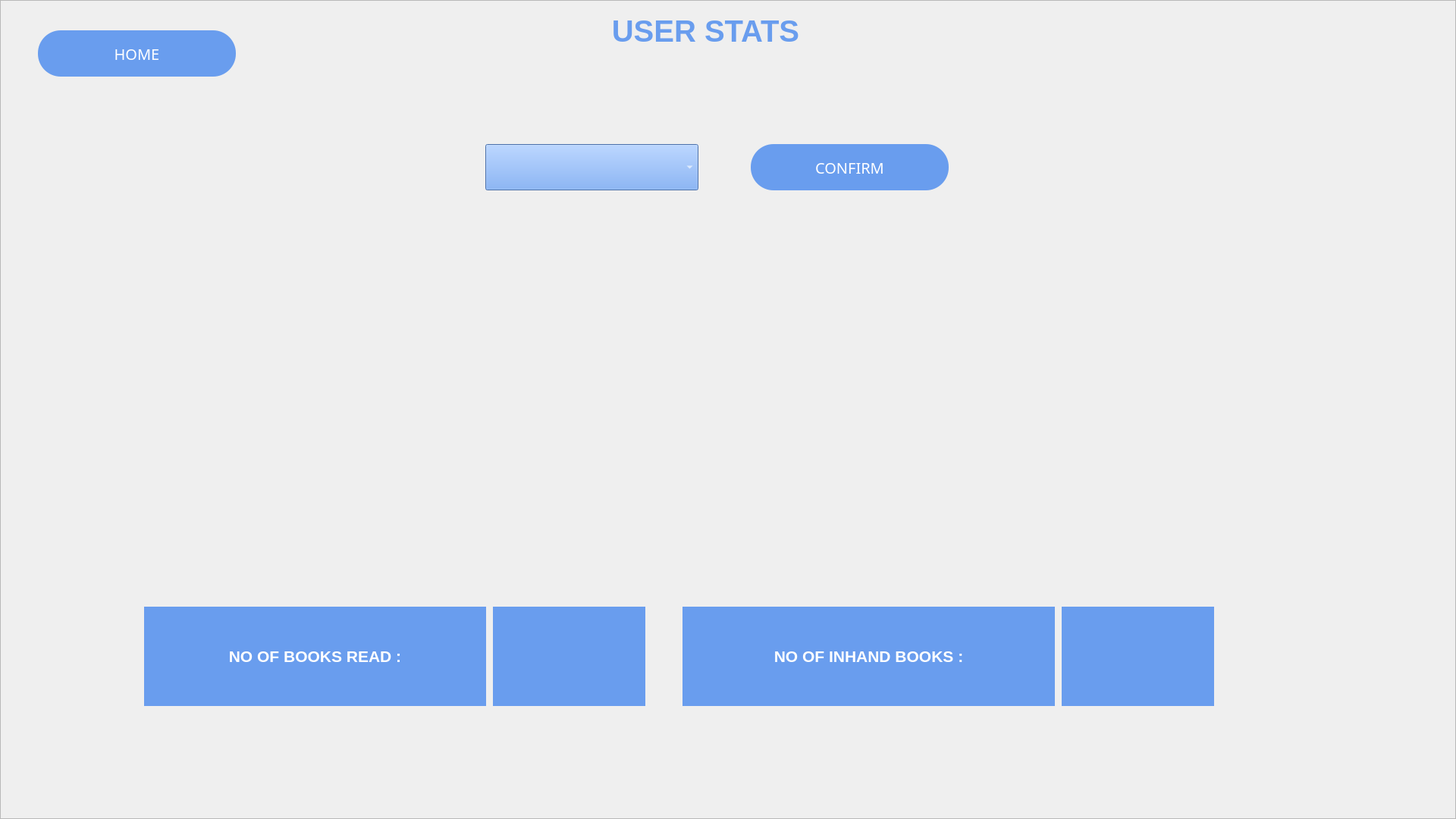
<?xml version="1.0" encoding="UTF-8"?>
<ui version="4.0">
 <class>UserStats</class>
 <widget class="QMainWindow" name="UserStats">
  <property name="geometry">
   <rect>
    <x>0</x>
    <y>0</y>
    <width>1920</width>
    <height>1080</height>
   </rect>
  </property>
  <property name="maximumSize">
   <size>
    <width>1920</width>
    <height>1080</height>
   </size>
  </property>
  <property name="windowTitle">
   <string/>
  </property>
  <widget class="QWidget" name="centralwidget">
   <property name="maximumSize">
    <size>
     <width>1920</width>
     <height>1080</height>
    </size>
   </property>
   <widget class="QFrame" name="frame">
    <property name="geometry">
     <rect>
      <x>0</x>
      <y>0</y>
      <width>1920</width>
      <height>1080</height>
     </rect>
    </property>
    <property name="maximumSize">
     <size>
      <width>1920</width>
      <height>1080</height>
     </size>
    </property>
    <property name="styleSheet">
     <string notr="true">background-image: url(:/bg_images/bg_main.png);
background-repeat: no-repeat; 
background-position: center;</string>
    </property>
    <property name="frameShape">
     <enum>QFrame::StyledPanel</enum>
    </property>
    <property name="frameShadow">
     <enum>QFrame::Raised</enum>
    </property>
    <widget class="QLabel" name="user_stats_label">
     <property name="geometry">
      <rect>
       <x>560</x>
       <y>10</y>
       <width>741</width>
       <height>61</height>
      </rect>
     </property>
     <property name="font">
      <font>
       <family>MS Shell Dlg 2</family>
       <pointsize>30</pointsize>
       <weight>75</weight>
       <italic>false</italic>
       <bold>true</bold>
      </font>
     </property>
     <property name="styleSheet">
      <string notr="true">QLabel{
color: rgb(105, 157, 238);
background: rgba( 4, 7, 15, 0 );
}
</string>
     </property>
     <property name="text">
      <string>USER STATS</string>
     </property>
     <property name="alignment">
      <set>Qt::AlignCenter</set>
     </property>
     <property name="wordWrap">
      <bool>true</bool>
     </property>
    </widget>
    <widget class="QPushButton" name="go_to_home">
     <property name="geometry">
      <rect>
       <x>50</x>
       <y>40</y>
       <width>261</width>
       <height>61</height>
      </rect>
     </property>
     <property name="font">
      <font>
       <family>Segoe UI Semibold</family>
       <pointsize>15</pointsize>
       <weight>7</weight>
       <italic>false</italic>
       <bold>false</bold>
      </font>
     </property>
     <property name="styleSheet">
      <string notr="true">QPushButton{
 	border-radius:30px;
	color: rgb(255, 255, 255);
	font: 63 15pt &quot;Segoe UI Semibold&quot;;
	background: rgb(105, 157, 238);

}

QPushButton::hover:!pressed
{
background: rgb(105, 157, 238);
border : 2px solid black;
}</string>
     </property>
     <property name="text">
      <string>HOME</string>
     </property>
    </widget>
    <widget class="QPushButton" name="confirm_button">
     <property name="geometry">
      <rect>
       <x>990</x>
       <y>190</y>
       <width>261</width>
       <height>61</height>
      </rect>
     </property>
     <property name="font">
      <font>
       <family>Segoe UI Semibold</family>
       <pointsize>15</pointsize>
       <weight>7</weight>
       <italic>false</italic>
       <bold>false</bold>
      </font>
     </property>
     <property name="styleSheet">
      <string notr="true">QPushButton{
 	border-radius:30px;
	color: rgb(255, 255, 255);
	font: 63 15pt &quot;Segoe UI Semibold&quot;;
	background: rgb(105, 157, 238);

}

QPushButton::hover:!pressed
{
background: rgb(105, 157, 238);
border : 2px solid black;
}</string>
     </property>
     <property name="text">
      <string>CONFIRM</string>
     </property>
    </widget>
    <widget class="QComboBox" name="user_id_combobox">
     <property name="geometry">
      <rect>
       <x>640</x>
       <y>190</y>
       <width>281</width>
       <height>61</height>
      </rect>
     </property>
     <property name="styleSheet">
      <string notr="true">QComboBox{
	background: rgb(105, 157, 238);
	color: rgb(255, 255, 255);
	font: 75 12pt &quot;MS Shell Dlg 2&quot;;
	background-color: rgb(105, 157, 238);
}</string>
     </property>
    </widget>
    <widget class="QLabel" name="no_of_books_read_label">
     <property name="geometry">
      <rect>
       <x>190</x>
       <y>800</y>
       <width>451</width>
       <height>131</height>
      </rect>
     </property>
     <property name="font">
      <font>
       <pointsize>16</pointsize>
       <weight>75</weight>
       <bold>true</bold>
      </font>
     </property>
     <property name="styleSheet">
      <string notr="true">QLabel{
color: rgb(255, 255, 255);
background: rgb(105, 157, 238);
}</string>
     </property>
     <property name="text">
      <string>NO OF BOOKS READ :</string>
     </property>
     <property name="alignment">
      <set>Qt::AlignCenter</set>
     </property>
    </widget>
    <widget class="QLabel" name="no_of_books_read_box">
     <property name="geometry">
      <rect>
       <x>650</x>
       <y>800</y>
       <width>201</width>
       <height>131</height>
      </rect>
     </property>
     <property name="font">
      <font>
       <pointsize>16</pointsize>
       <weight>75</weight>
       <bold>true</bold>
      </font>
     </property>
     <property name="styleSheet">
      <string notr="true">QLabel{
color: rgb(255, 255, 255);
background: rgb(105, 157, 238);
}</string>
     </property>
     <property name="text">
      <string/>
     </property>
     <property name="alignment">
      <set>Qt::AlignCenter</set>
     </property>
    </widget>
    <widget class="QLabel" name="no_of_inhand_books_label">
     <property name="geometry">
      <rect>
       <x>900</x>
       <y>800</y>
       <width>491</width>
       <height>131</height>
      </rect>
     </property>
     <property name="font">
      <font>
       <pointsize>16</pointsize>
       <weight>75</weight>
       <bold>true</bold>
      </font>
     </property>
     <property name="styleSheet">
      <string notr="true">QLabel{
color: rgb(255, 255, 255);
background: rgb(105, 157, 238);
}</string>
     </property>
     <property name="text">
      <string>NO OF INHAND BOOKS :</string>
     </property>
     <property name="alignment">
      <set>Qt::AlignCenter</set>
     </property>
    </widget>
    <widget class="QLabel" name="no_of_inhand_books_box">
     <property name="geometry">
      <rect>
       <x>1400</x>
       <y>800</y>
       <width>201</width>
       <height>131</height>
      </rect>
     </property>
     <property name="font">
      <font>
       <pointsize>16</pointsize>
       <weight>75</weight>
       <bold>true</bold>
      </font>
     </property>
     <property name="styleSheet">
      <string notr="true">QLabel{
color: rgb(255, 255, 255);
background: rgb(105, 157, 238);
}</string>
     </property>
     <property name="text">
      <string/>
     </property>
     <property name="alignment">
      <set>Qt::AlignCenter</set>
     </property>
    </widget>
   </widget>
  </widget>
 </widget>
 <resources>
  <include location="../qrc_files/images.qrc"/>
 </resources>
 <connections/>
</ui>
